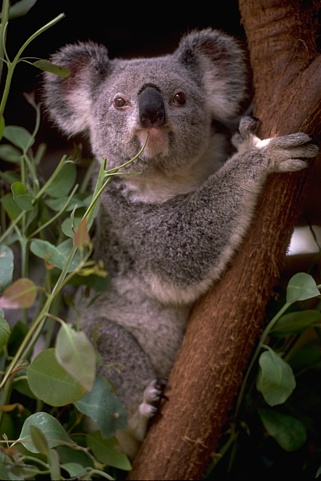
#> input picture hw1/data/69015.jpg, 321 x 481 px
$ python self_checker.py
#> lines starting #> are read from the running program, lines starting #| are printed output that depends on the picture
### hw1/util.py
import numpy as np
import imageio

"""
   Convert an RGB image to grayscale.

   This function applies a fixed weighting of the color channels to form the
   resulting intensity image.

   Arguments:
      rgb   - a 3D numpy array of shape (sx, sy, 3) storing an RGB image

   Returns:
      gray  - a 2D numpy array of shape (sx, sy) storing the corresponding
              grayscale image
"""
def rgb2gray(rgb):
    gray = np.dot(rgb[...,:3],[0.29894, 0.58704, 0.11402])
    return gray

"""
   Load an image and convert it to grayscale.

   Arguments:
      filename - image file to load

   Returns:
      image    - a 2D numpy array containing a grayscale image
"""
def load_image(filename):
#> called with filename = 'data/69015.jpg'
   image = imageio.imread(filename)
#> image is the input picture: shape (481, 321, 3); mean R, G, B 71.1, 59.5, 47
   if (image.ndim == 3):
      image = rgb2gray(image)
#> in rgb2gray, `gray = np.dot(rgb[...,:3],[0.29894, 0.58704, 0.11402])`:
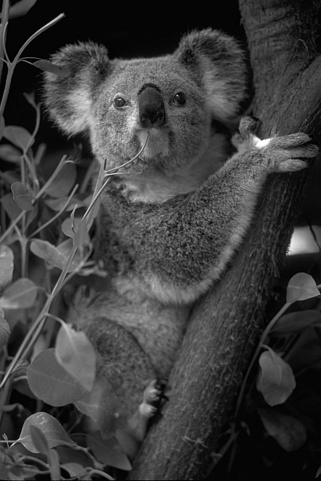
#> gray: shape (481, 321) float64; min 0, max 255, mean 61.6
   return image

### hw1/self_checker.py
#!/usr/bin/env python
# -*- coding: utf-8 -*-
# self_checker: compare hw1.py (student version) and hw1_reference (using external libiary)
import sys
import numpy as np
import matplotlib.pyplot as plt

from util import *

def is_same(im1, im2, eps=0.1):
    return np.sum(np.abs(im1 - im2) / np.prod(im1.shape)) <= eps

def print_im_match(im1, im2, eps=0.1):
    print('Image Match = ' + str(is_same(im1, im2, eps)))

def print_shape_match(im1, im2):
    print('Shape Match = ' + str(im1.shape == im2.shape))

# import the reference code (master solution)
# and the student's code
ref = __import__('hw1_reference')
student = __import__('hw1')

# image to run tests on
image = load_image('data/69015.jpg')


# Test 1
print('Testing convolution:')


a = np.array([[0.3, 0.2, 0.1 ],
       [0.4, 0.5, 0.6],
       [0.7, 0.8, 0.9]])

aa = np.random.rand(10, 10)


kernels = [
#    np.ones([5, 5])
#    ,np.ones([7, 5]),np.ones([3,3]),np.ones([3,1]),
#    a, aa
]


for kernel in kernels:
    refIm  = ref.conv_2d(image, kernel.tolist())
    studentIm = student.conv_2d(image, kernel)
    studentIm = np.array(studentIm)
    status = 'Kernel size ' + str(kernel.shape) + '. Match = ' + str(is_same(refIm, studentIm))
    print(status)
print('\n')


# Test 2
image = load_image('data/69015.jpg')
print('Denoise with Gaussian:')
sigmas = [
#  1.87,4.0,3.0,1.0,1.5,2.0,1.7,5.0
]
for sigma in sigmas:
    refGauss = ref.denoise_gaussian(image, sigma)
    studentGauss = student.denoise_gaussian(image, sigma)
    studentGauss = np.array(studentGauss)
    print('Sigma = ' + str(sigma))
    print_shape_match(refGauss, studentGauss)
    print_im_match(refGauss, studentGauss)
print('\n')


image = load_image('data/edge_img/easy/001.jpg')
#> call 3 of load_image, with filename = 'data/edge_img/easy/001.jpg'
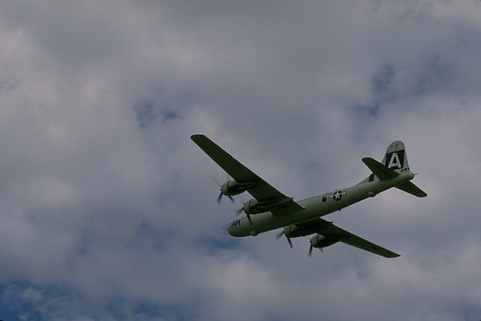
#> input picture hw1/data/edge_img/easy/001.jpg, 481 x 321 px
#> in load_image, image is the input picture: shape (321, 481, 3); mean R, G, B 113.8, 118.4, 129.2
#> in rgb2gray (call 3), `gray = np.dot(rgb[...,:3],[0.29894, 0.58704, 0.11402])`:
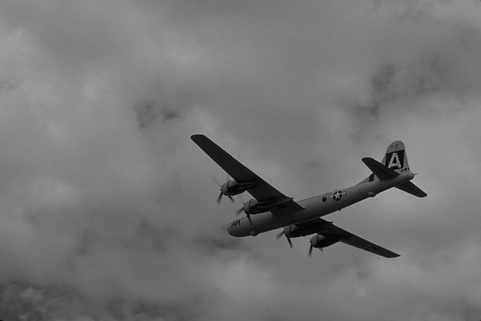
#> gray: shape (321, 481) float64; min 1.17, max 177.1, mean 118.2
# Test 3
print('Checking Sobel gradients:')
#> (the run stopped early here; a loop or call above may not have finished)
